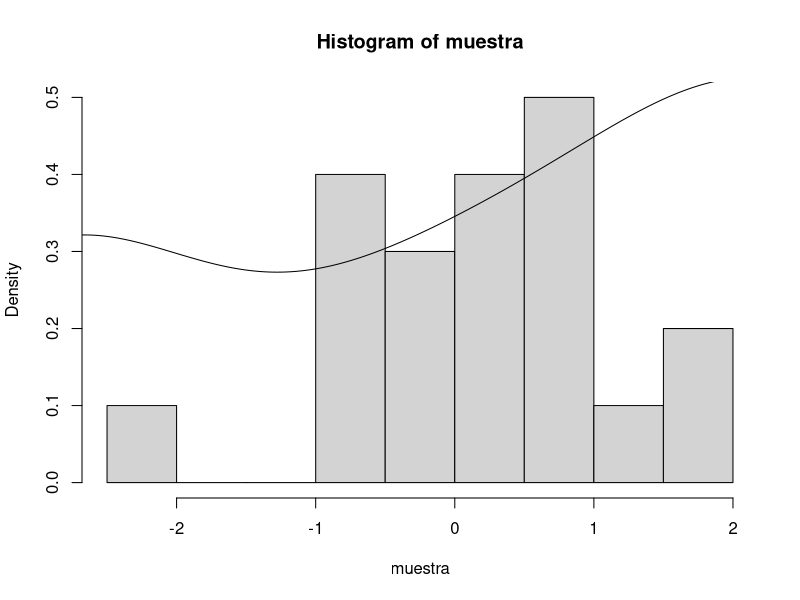
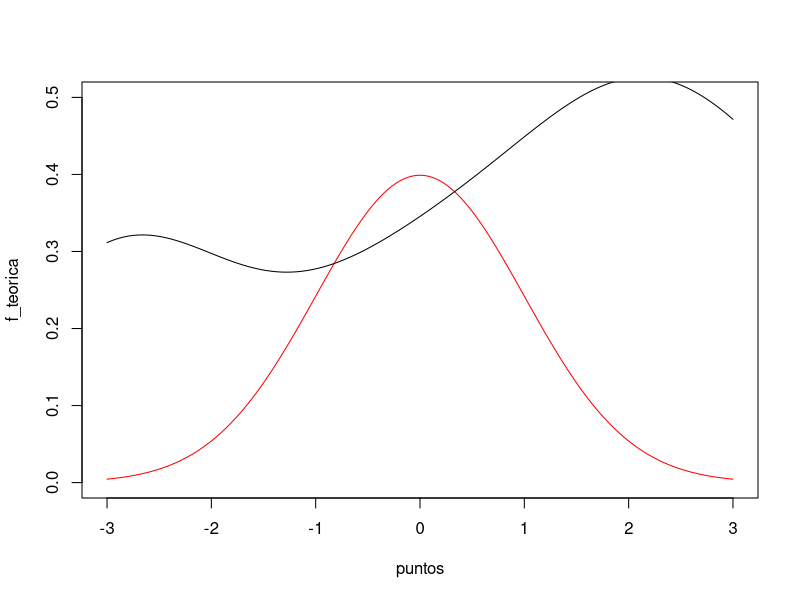

Write the R code that produced these figures, in order. (Note: this script raises an error after producing the figures.)
# DENSIDAD 
kernel.densidad = function(datos, puntos, h, kernel){
    ndatos = length(datos)
    npuntos = length(puntos)
    matk = kernel((puntos%*%t(rep(1,ndatos)) -t(datos%*%t(rep(1,npuntos)))/h))
    as.vector((matk%*%rep(1,ndatos))/(ndatos*h))
}

set.seed(1)
n = 20
muestra = rnorm(n)
kernelg = function(x){
    dnorm(x)
}

h = 0.25
puntos = seq (-3,3,length = 1000)

f_est = kernel.densidad(muestra, puntos, h, kernelg)

#plot(puntos, f_est, type = "l")

hist (muestra, freq = FALSE)
lines(puntos, f_est)

f_teorica = dnorm(puntos)
plot(puntos, f_teorica, type = "l", col = "red", ylim = c(0,0.5))
lines(puntos, f_est)


###########################

#distribución
kernel.distribucion = function(datos, puntos, h){
    ndatos = length(datos)
    npuntos = length(puntos)
    matk = Kerneldf((puntos%*%t(rep(1, ndatos)) -t(datos%*%t(rep(1,npuntos)))/h))
    as.vector((matk%*%rep(1,ndatos))/ndatos)
}

set.seed(1)
n = 20
muestra = rnorm(x)
Kerneldfg = function(x){
    pnorm(x)
}
h = 1.06^sd(muestra)*n^(-1/5)
puntos = seq(-3,3,length = 1000)

F_est = kernel.distribucion(muestra, puntos, h, Kerneldfg)
plot(puntos, F_est, type = "l")

plot(ecdf(muestra))
lines(puntos, F_est)

F_teorica = pnorm(puntos)
plot(puntos, F_teorica, type = "l", col = "red",)
lines(puntos, F_est)


# Error cuadrático medio 
# Quiero calcularlo mediante simulación
kernel.distribucion = function(datos, puntos, h){
    ndatos = length(datos)
    npuntos = length(puntos)
    matk = kernel((puntos%*%t(rep(1, ndatos)) -t(datos%*%t(rep(1,npuntos)))/h))
    as.vector((matk%*%rep(1,ndatos))/ndatos)
}


kenelg = function(x){
    dnorm(x)
}
puntos = seq(-6,6,length = 100)
f_teorica = dnorm(puntos)

set.seed(1)
n = 20
MC =100
error = matrix(NA, ncol=length(puntos), nrow = 100)
for (t in 1:MC){
    muestra = rnorm(x)
    h = 1.06^sd(muestra)*n^(-1/5)
    f_est = kernel.densidad(muestra, puntos, h, kernelg)
    error[t,] = (f_est - f_teorica)^2
}
MSE = apply(error, 2, mean)
plot(puntos, MSE, type = "l", main = "MSE estimador de densidad kernel", ylab = "MSE", xlab = "x")
